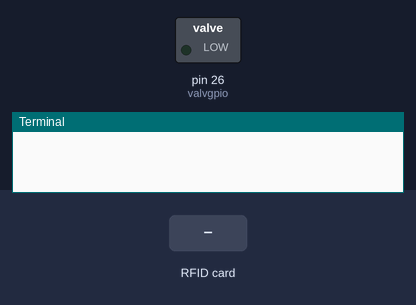
The program below on a simulated Raspberry Pi (header pin numbers). Shown: switched loads named in the program (green lamp = pin HIGH), the last lines printed to the terminal. The test bench sets the inputs (shaded band). The clock reads 2024-03-15 10:24:30 at power-on unless the program sets it; the RFID card's data blocks start empty; web requests get an empty 200 reply after 0.4 s.

Above: at 1.2 s.
1.3 s: RFID card 5E 7A 19 C4 held to the reader
At 2.7 s:
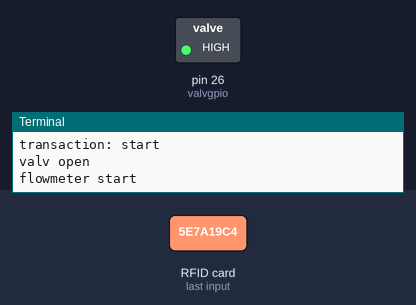
Timing chart, 0 to 8.2 s (numbered marks = the images above; inputs shaded):
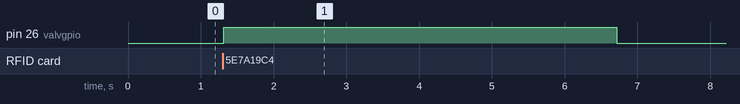

Measured:
- after the input at 1.3 s, pin 26 (valvgpio): LOW → HIGH at once, → LOW 5.4 s later

The program:

beerStock.py
```python
# Created during MIC Summer Camp 2015 in Belgium
# https://github.com/micdevcamp/BeerStock

# VALV
import RPi.GPIO as GPIO
import time
import datetime
import MFRC522
import signal
import sys
import requests
import json

valvgpio = 26
HALL_SENSOR = 18  #  Hall Sensr

def boardConfiguration():
    GPIO.setmode(GPIO.BOARD)
    GPIO.setwarnings(False)
    GPIO.setup(valvgpio, GPIO.OUT)
    GPIO.setup(HALL_SENSOR, GPIO.IN)

def openValv():
    print "valv open"
    GPIO.output(valvgpio, 1)

def sendJsonData(Lrfid_uid_0, Lrfid_uid_1, Lrfid_uid_2, Lrfid_uid_3, pulse):
    try:
        url = "http://10.20.20.61:8000/api/v1/record_rfid/?format=json"
        data = '{"rfid_uid_0": '+Lrfid_uid_0+', "rfid_uid_1": '+Lrfid_uid_1+', "rfid_uid_2": '+Lrfid_uid_2+', "rfid_uid_3": '+Lrfid_uid_3+', "pulse": '+pulse+'}'
        print data
        headers = {'Content-type': 'application/json', 'Accept': 'text/plain'}
        r = requests.post(url, data=json.dumps(data), headers=headers)
        apiReturnCode = r.status_code
        print r.text

        if apiReturnCode == 200:
            print " API OK"
        else:
            print " API ERROR RC: "+str(apiReturnCode)

    except requests.exceptions.ConnectionError as e:
      print "ERROR Connection to remote server unavailable " + str(e)

def closeValv():
    print "valv close"
    GPIO.output(valvgpio, 0)
    GPIO.cleanup()

def flowMeasurement():
    new_pusle = False
    cpt = 0
    cpt_before = 0
    flow=True
    last_flow_change = datetime.datetime.now()
    print "flowmeter start"

    while flow:
            # HALL sensor is HIGH when there no magnet contact
            # and LOW when magnet is present.
            cpt_before=cpt
            if not GPIO.input(HALL_SENSOR):
                    new_pusle = True
            elif new_pusle:
                    cpt += 1
                    new_pusle = False
                    sys.stdout.write('|')
                    # print ('PUSLE (' + str(cpt) + ') :' + str(time.time()))

            if (cpt!=cpt_before):
                sys.stdout.write('.')
                last_flow_change = datetime.datetime.now()

            else:
                time_in_5sec = last_flow_change + datetime.timedelta(seconds=5)
                if( datetime.datetime.now() > time_in_5sec ):
                    print "no more flow"
                    flow=False

    print "flowmeter stop"
    return cpt


continue_reading = True

# Capture SIGINT for cleanup when the script is aborted
def end_read(signal,frame):
    global continue_reading
    print "Ctrl+C captured, ending read."
    continue_reading = False
    GPIO.cleanup()

# Hook the SIGINT
signal.signal(signal.SIGINT, end_read)

# Create an object of the class MFRC522
MIFAREReader = MFRC522.MFRC522()


# This loop keeps checking for chips. If one is near it will get the UID and authenticate
while continue_reading:

    # Scan for cards
    (status,TagType) = MIFAREReader.MFRC522_Request(MIFAREReader.PICC_REQIDL)

    # If a card is found
    if status == MIFAREReader.MI_OK:
        print "Card detected"

    # Get the UID of the card
    (status,uid) = MIFAREReader.MFRC522_Anticoll()

    # If we have the UID, continue
    if status == MIFAREReader.MI_OK:

        # Print UID
        print "Card read UID: "+str(uid[0])+","+str(uid[1])+","+str(uid[2])+","+str(uid[3])
        rfid_uid_0 = str(uid[0])
        rfid_uid_1 = str(uid[1])
        rfid_uid_2 = str(uid[2])
        rfid_uid_3 = str(uid[3])
        # This is the default key for authentication
        key = [0xFF,0xFF,0xFF,0xFF,0xFF,0xFF]

        # Select the scanned tag
        MIFAREReader.MFRC522_SelectTag(uid)

        # Authenticate
        status = MIFAREReader.MFRC522_Auth(MIFAREReader.PICC_AUTHENT1A, 8, key, uid)

        # Check if authenticated
        if status == MIFAREReader.MI_OK:
            MIFAREReader.MFRC522_Read(8)
            MIFAREReader.MFRC522_StopCrypto1()
        else:
            print "Authentication error"

        boardConfiguration()
        print "transaction: start"

        openValv()

        flowCount = flowMeasurement()

        print "flow consuption: " +str(flowCount)
        sendJsonData(rfid_uid_0, rfid_uid_1, rfid_uid_2, rfid_uid_3, str(flowCount))
        closeValv()

        print "transaction: stop"
```
